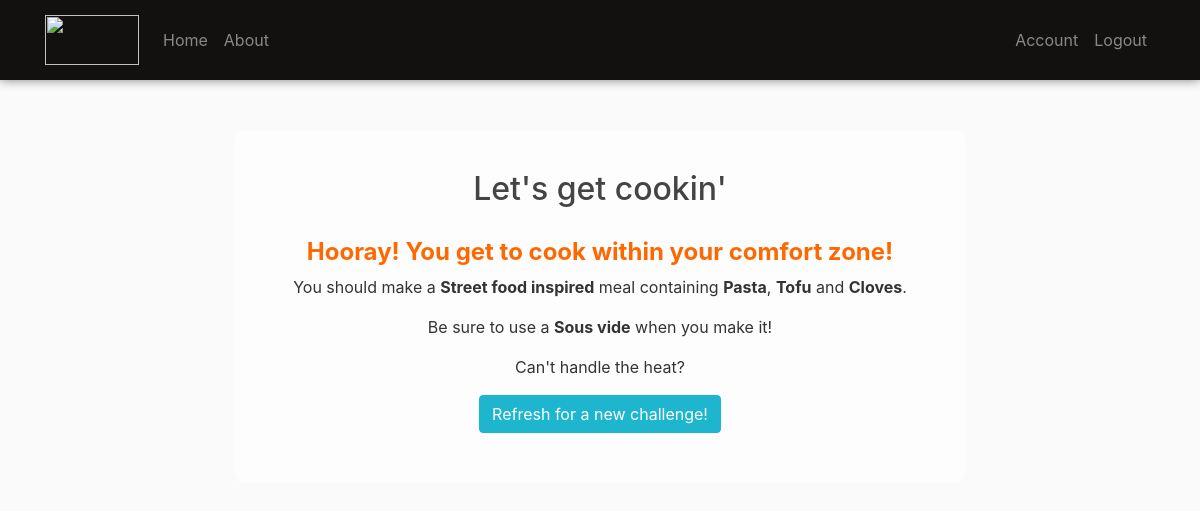
/challenge (signed in), run on the app's committed database.
### tabl/models.py (models this page shows, shortened)
class Style(db.Model):
    id          = db.Column(db.Integer, primary_key=True)
    name        = db.Column(db.String(40), unique=True, nullable=False)
    style_users = db.relationship(User, backref='style', lazy=True) #many-to-one relationship. Each style can have many users, but the users can choose only one favourite style.

class Ingredient(db.Model):
    id       = db.Column(db.Integer, primary_key=True)
    name     = db.Column(db.String(40), unique=True, nullable=False)
    category = db.Column(db.String(20), nullable=False) #Every ingredient belongs to a category (protein, spice, carbohydrates etc)

class Cookware(db.Model):
    id   = db.Column(db.Integer, primary_key=True)
    name = db.Column(db.String(40), unique=True, nullable=False)

### tabl/routes.py (the view)
@app.route("/challenge")
@login_required
def challenge():
    ok_carbohydrates = []
    ok_proteins      = []
    ok_flavourings   = []
    for carb in Ingredient.query.filter_by(category='carbohydrates'):
        if carb in current_user.user_intolerances:
            continue
        else:
            ok_carbohydrates.append(carb)
    for protein in Ingredient.query.filter_by(category='protein'):
        if protein in current_user.user_intolerances:
            continue
        else:
            ok_proteins.append(protein)
    for flavouring in Ingredient.query.filter_by(category='flavouring'):
        if flavouring in current_user.user_intolerances:
            continue
        else:
            ok_flavourings.append(flavouring)
    possible_styles     = []
    possible_cookware   = []
    for style in Style.query.all():
        if style.name == 'I don\u0027t prefer any style':
            continue
        else:
            possible_styles.append(style.name)
    for cookware in Cookware.query.all():
        if cookware in current_user.cookware:
            possible_cookware.append(cookware.name)
        else:
            continue
    challenge_carb          = random.choice(ok_carbohydrates)
    challenge_protein       = random.choice(ok_proteins)
    challenge_flavouring    = random.choice(ok_flavourings)
    challenge_style         = random.choice(possible_styles)
    challenge_cookware      = random.choice(possible_cookware)
    return render_template('challenge.html', title='Challenge',
                            challenge_carb=challenge_carb,
                            challenge_protein=challenge_protein,
                            challenge_flavouring=challenge_flavouring,
                            challenge_style=challenge_style,
                            challenge_cookware=challenge_cookware)

### tabl/__init__.py (called while the page is built)
def _fk_pragma_on_connect(db_api_con, con_record):
    db_api_con.execute('pragma foreign_keys=ON')

@app.after_request
def add_header(r):
    r.headers["Cache-Control"] = "no-cache, no-store, must-revalidate"
    r.headers["Pragma"] = "no-cache"
    r.headers["Expires"] = "0"
    r.headers['Cache-Control'] = 'public, max-age=0'
    return r

### tabl/models.py (called while the page is built)
@login_manager.user_loader
def load_user(user_id):
    return User.query.get(int(user_id))

### tabl/templates/challenge.html (shortened to what this page needs)
{% extends "layout.html" %}
{% block content %}
    <div class="content-section" style="background-color:rgba(255,255,255,0.65) ; border:none; padding-bottom: 50px; margin-top: 50px; border-radius: 10px; text-align: center">
        <h2 style="margin-top:30px; margin-bottom: 30px; text-align: center">Let's get cookin'</h2>
        {% if challenge_style == current_user.style.name %}
        <h4 style="font-weight: bold; color: #ff6800">Hooray! You get to cook within your comfort zone!</h4>
        {% endif %}
        <p>You should make a <b>{{ challenge_style }}</b> meal containing <b>{{ challenge_carb.name }}</b>, <b>{{ challenge_protein.name }}</b> and <b>{{ challenge_flavouring.name }}</b>.</p>
        <p>Be sure to use a <b>{{ challenge_cookware }}</b> when you make it!</p>
        <p class="secondary">Can't handle the heat?</p>
        <button type="button" class="btn btn-tabl" onClick="window.location.href=window.location.href">Refresh for a new challenge!</button>
    </div>
{% endblock content %}

### tabl/static/main.css (style rules this page uses)
body { background: #fafafa; color: #333333; margin-top: 5rem; }
h1, h2, h3, h4, h5, h6 { color: #444444; }
.content-section { background: #ffffff; padding: 10px 20px; border: 1px solid #dddddd; border-radius: 3px; margin-bottom: 20px; }
.btn-tabl { color:#fff; background-color: #1eb6ce; border-color: #1eb6ce; }

### data on the page
Style: name "Street food inspired"
Ingredient: name "Pasta"
Ingredient: name "Tofu"
Ingredient: name "Cloves"
Cookware: name "Sous vide"
